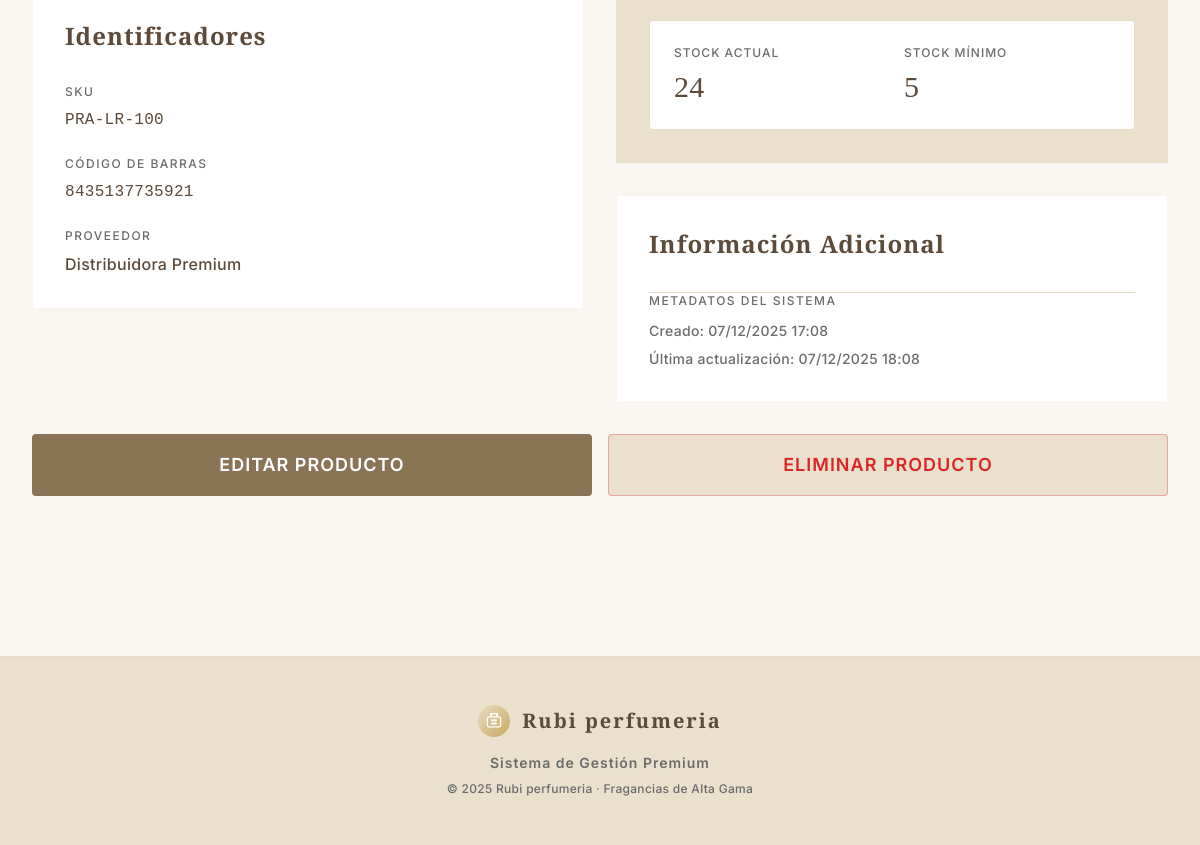
Page /products/54/ (signed in, lower part) on the earlier database version.
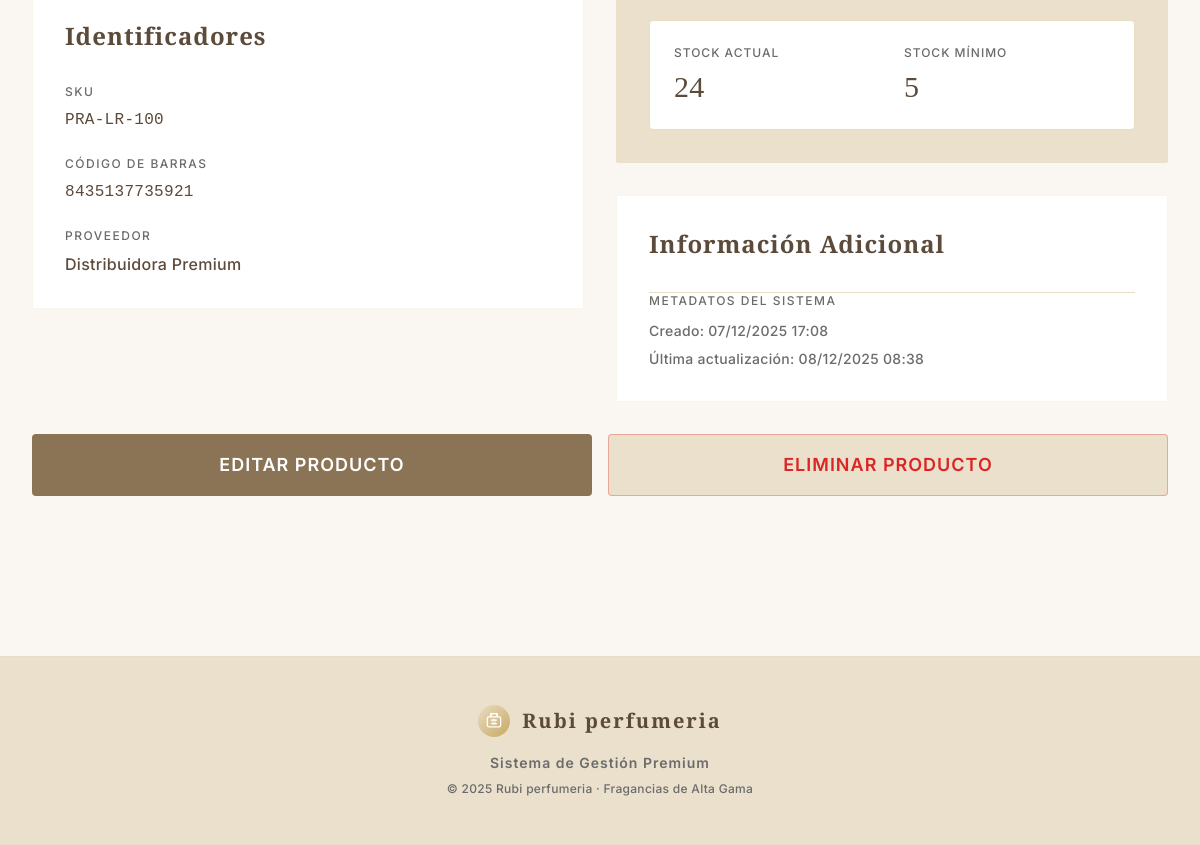
Same page on the later database version.
### products/models.py (models this page shows, shortened)
class Product(models.Model):
    CATEGORY_CHOICES = [
        ('PERFUME', 'Perfume'),
        ('EDT', 'Eau de Toilette'),
        ('EDC', 'Eau de Cologne'),
        ('EDP', 'Eau de Parfum'),
        ('BODY_SPRAY', 'Body Spray'),
        ('LOTION', 'Loción Corporal'),
        ('CREAM', 'Crema'),
        ('GEL', 'Gel'),
        ('DEODORANT', 'Desodorante'),
        ('OTHER', 'Otro'),
    ]
    GENDER_CHOICES = [
        ('M', 'Masculino'),
        ('F', 'Femenino'),
        ('U', 'Unisex'),
    ]
    FRAGRANCE_CHOICES = [
        ('FLORAL', 'Floral'),
        ('ORIENTAL', 'Oriental'),
        ('WOODY', 'Amaderado'),
        ('FRESH', 'Fresco'),
        ('CITRUS', 'Cítrico'),
        ('FRUITY', 'Frutal'),
        ('SPICY', 'Especiado'),
        ('AQUATIC', 'Acuático'),
        ('GOURMAND', 'Gourmand'),
        ('OTHER', 'Otro'),
    ]
    name = models.CharField(max_length=200, verbose_name="Nombre")
    brand = models.CharField(max_length=100, verbose_name="Marca", default='Sin Marca')
    description = models.TextField(verbose_name="Descripción")
    category = models.CharField(max_length=20, choices=CATEGORY_CHOICES, verbose_name="Categoría", default='OTHER')
    gender = models.CharField(max_length=1, choices=GENDER_CHOICES, verbose_name="Género", default='U')
    fragrance_type = models.CharField(max_length=20, choices=FRAGRANCE_CHOICES, verbose_name="Tipo de Fragancia", blank=True)
    volume = models.IntegerField(verbose_name="Volumen (ml)", help_text="Volumen en mililitros", default=100, validators=[MinValueValidator(1, message="El volumen debe ser mayor a 0")])
    price = models.DecimalField(max_digits=10, decimal_places=2, verbose_name="Precio", validators=[MinValueValidator(0, message="El precio no puede ser negativo")])
    cost = models.DecimalField(max_digits=10, decimal_places=2, verbose_name="Costo", default=0, help_text="Costo de adquisición", validators=[MinValueValidator(0, message="El costo no puede ser negativo")])
    quantity = models.IntegerField(verbose_name="Cantidad en Stock", validators=[MinValueValidator(0, message="La cantidad no puede ser negativa")])
    min_stock = models.IntegerField(verbose_name="Stock Mínimo", default=5, help_text="Alerta cuando el stock sea menor o igual a este valor", validators=[MinValueValidator(0, message="El stock mínimo no puede ser negativo")])
    sku = models.CharField(max_length=100, unique=True, verbose_name="SKU")
    barcode = models.CharField(max_length=50, verbose_name="Código de Barras", blank=True)
    supplier = models.CharField(max_length=200, verbose_name="Proveedor", blank=True)
    image = models.ImageField(upload_to='products/', verbose_name="Imagen", blank=True, null=True)
    created_at = models.DateTimeField(auto_now_add=True)
    updated_at = models.DateTimeField(auto_now=True)
    class Meta:
        verbose_name = "Producto"
        verbose_name_plural = "Productos"
        ordering = ['-created_at']
    @property
    def is_low_stock(self):
        return self.quantity <= self.min_stock
    @property
    def profit_margin(self):
        if self.cost > 0:
            return ((self.price - self.cost) / self.cost) * 100
        return 0

### products/views.py (the view)
# urls.py: path('products/<int:pk>/', views.product_detail, name='product_detail'),
@login_required
def product_detail(request, pk):
    product = get_object_or_404(Product, pk=pk)
    return render(request, 'products/product_detail.html', {'product': product})

### templates/products/product_detail.html (shortened to what the changed rows need)
{% extends 'base.html' %}
{% block content %}
<div class="max-w-6xl mx-auto">
    <div class="grid grid-cols-1 lg:grid-cols-2 gap-8 mb-8">
        <div class="space-y-8">
            <div class="minimal-card p-8">
                <h2 class="serif text-2xl mb-8" style="color: var(--dark-brown); font-weight: 600; letter-spacing: 1px;">
                    Identificadores
                </h2>
                <div class="space-y-6">
                    <div>
                        <p class="text-xs mb-2" style="color: var(--soft-gray); letter-spacing: 1.5px; text-transform: uppercase;">
                            SKU
                        </p>
                        <p class="text-base font-mono" style="color: var(--dark-brown);">
                            {{ product.sku }}
                        </p>
                    </div>
                    {% if product.barcode %}
                    <div>
                        <p class="text-xs mb-2" style="color: var(--soft-gray); letter-spacing: 1.5px; text-transform: uppercase;">
                            Código de Barras
                        </p>
                        <p class="text-base font-mono" style="color: var(--dark-brown);">
                            {{ product.barcode }}
                        </p>
                    </div>
                    {% endif %}
                    {% if product.supplier %}
                    <div>
                        <p class="text-xs mb-2" style="color: var(--soft-gray); letter-spacing: 1.5px; text-transform: uppercase;">
                            Proveedor
                        </p>
                        <p class="text-base" style="color: var(--dark-brown);">
                            {{ product.supplier }}
                        </p>
                    </div>
                    {% endif %}
                </div>
            </div>
        </div>
        <div class="space-y-8">
            <div class="minimal-card p-8" style="background-color: var(--ivory);">
                <div class="space-y-6">
                    <div class="p-6 rounded" style="background-color: white; border: 1px solid var(--beige);">
                        <div class="grid grid-cols-2 gap-6">
                            <div>
                                <p class="text-xs mb-2" style="color: var(--soft-gray); letter-spacing: 1px; text-transform: uppercase;">
                                    Stock Actual
                                </p>
                                <p class="serif text-3xl" style="color: {% if product.is_low_stock %}#DC2626{% else %}var(--dark-brown){% endif %}; font-weight: 500;">
                                    {{ product.quantity }}
                                </p>
                            </div>
                            <div>
                                <p class="text-xs mb-2" style="color: var(--soft-gray); letter-spacing: 1px; text-transform: uppercase;">
                                    Stock Mínimo
                                </p>
                                <p class="serif text-3xl" style="color: var(--dark-brown); font-weight: 500;">
                                    {{ product.min_stock }}
                                </p>
                            </div>
                        </div>
                    </div>
                </div>
            </div>
            <div class="minimal-card p-8">
                <h2 class="serif text-2xl mb-8" style="color: var(--dark-brown); font-weight: 600; letter-spacing: 1px;">
                    Información Adicional
                </h2>
                <div class="space-y-6">
                    <div style="border-top: 1px solid var(--beige);">
                        <div class="space-y-2 text-sm" style="color: var(--soft-gray);">
                            <p>
                                <span class="font-medium">Creado:</span> {{ product.created_at|date:"d/m/Y H:i" }}
                            </p>
                            <p>
                                <span class="font-medium">Última actualización:</span> {{ product.updated_at|date:"d/m/Y H:i" }}
                            </p>
                        </div>
                    </div>
                </div>
            </div>
        </div>
    </div>
</div>
{% endblock %}

Differences in the rows shown:
changed Product "PRA-LR-100": updated_at "07/12/2025 18:08" → "08/12/2025 08:38"
